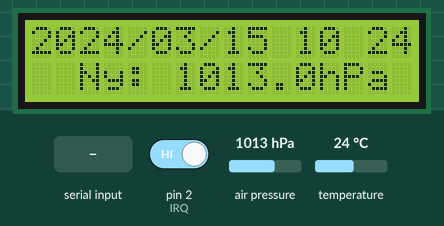
Simulated run of this sketch. Board: Arduino Uno, built with avr-gcc and run on an emulated ATmega328P. Shown: 16×2 character LCD. The inputs (shaded band) are chosen by the test bench; at power-on: air pressure 1013 hPa, pin 2 (IRQ) HIGH, temperature 24 °C. The local clock reads 2024-03-15 10:24:30 at power-on unless the sketch sets it; what the sketch prints to the serial monitor is not drawn.

Above: at 1.2 s.
1.3 s: air pressure set to 952 hPa
At 3.4 s:
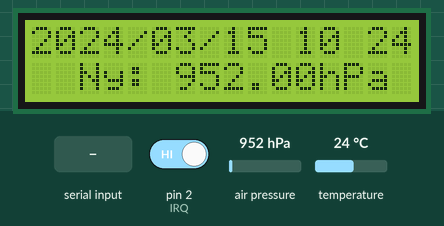
3.5 s: pin 2 (IRQ) driven LOW
5.0 s: pin 2 (IRQ) driven HIGH
At 6.8 s:
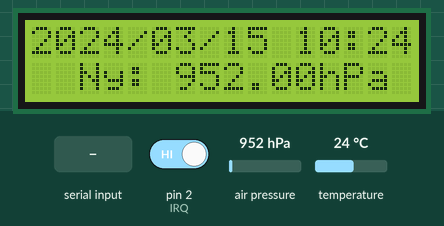
7.6 s: air pressure set to 1000 hPa
At 8.4 s:
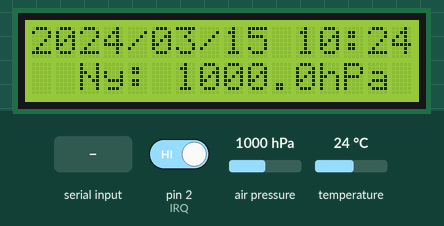
10.6 s: air pressure set to 1025 hPa
At 11.4 s:
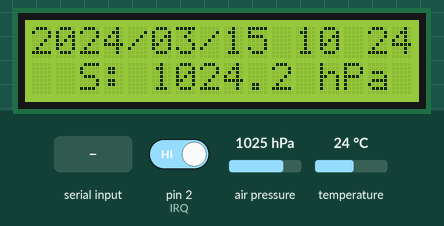
12.6 s: "90,45\n" received over Serial
Timing chart, 0 to 15.6 s (numbered marks = the images above; inputs shaded):
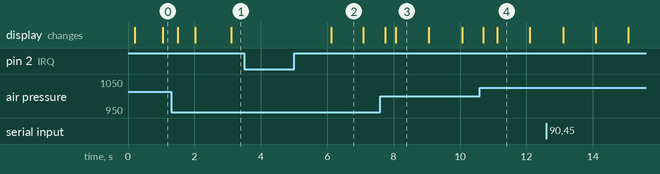

Measured:
- after the input at 1.3 s, the display: changes after 0.19 s (image 1)
- after the input at 3.5 s, every drawn part: stays the same
- after the input at 5.0 s, the display: changes after 1.1 s (image 2)
- after the input at 10.6 s, the display: first changes after 0.10 s (image 4 shows a later state)
- what the display in image 2 shows lasts 1.0 s, from 6.1 s to 7.1 s

The sketch:

wirless_nodeU.ino
```cpp
#include <Wire.h>
#include <LCD.h>
#include <LiquidCrystal_I2C.h>
#include "RTClib.h"
#include <Adafruit_BMP085.h>

// This headers for SPI connection to the wireless connction with NRF24L01
#include <SPI.h>
#include <Mirf.h>
#include <nRF24L01.h>
#include <MirfHardwareSpiDriver.h>

// Defining LCD pins
#define keyboard 0x21
#define I2C_ADDR    0x27
#define BACKLIGHT_PIN  3
#define En_pin  2
#define Rw_pin  1
#define Rs_pin  0
#define D4_pin  4
#define D5_pin  5
#define D6_pin  6
#define D7_pin  7
#define  LED_OFF  0
#define  LED_ON  1

// LCD display connection
LiquidCrystal_I2C  lcd(I2C_ADDR,En_pin,Rw_pin,Rs_pin,D4_pin,D5_pin,D6_pin,D7_pin);

// RTC settings
RTC_DS1307 RTC;

// BMP085
Adafruit_BMP085 bmp;

#define IRQ 2
/******************** Timer values *****************/

unsigned long      alarmTimer              = 0;
unsigned long      tmpTimer                = 0;
unsigned long      time                    = 0;
unsigned long      timeOut                 = 0;
unsigned long      clearTime               = 0;
unsigned long      clearPrevTime           = 0;

/************************* Flags *******************/

boolean             dataRec                = false;      // nincs hasznalatban
boolean             handShake              = false;      // kommunikacio szinkron flag
boolean             commComp               = false;
boolean             dataFlag               = false;
boolean             relayFlag              = false;
boolean             sendFlag               = false;
boolean             serialDataFlag         = false;
boolean             NotInASec              = true;

/*********************** Declaration of parameters ********************/

char                commandChar;
char                relayComChar;
char                command[16]            = "";
char                test[16]               = "data";
char                dataChar[5]            = "data";
char                relayChar[6]           = "relay";
volatile char       trueChar[5]            = "TRUE";
volatile char       falseChar[6]           = "FALSE";
volatile char       empty                  = ' ';

int                 j, k, s              = 0;         // for ciklus valtozoja
int                 relayComPin          = 0;
byte                cycleVar             = 0;

float               dhtTemp              = 0;
float               dhtHum               = 0;
int                 val                  = 0;
float               light                = 0;
long                bmpPres              = 0;
float               bmpPreshPa           = 0;

float               dhtFah               = 0;
float               bmpTemp              = 0;
float               bmpSeaLev            = 0;
float               bmpRealAlt           = 0;
byte                relayBuff              = B00000000; // kimeno rele vezerlo adatbajt

DateTime            now;
int                 hours                  = 0;
int                 minutes                = 0;
int                 seconds                = 0;
unsigned long       mills                  = 0;
unsigned long       subtract               = 0;
/******************** Communication of nodes ***********************/

byte                devID                  = B00000101;
byte                commandWl              = B00000000;
byte                receiveCommand         = B00000000;
byte                receiveID              = B00000000;

/******************* Buffers for the transreceiver *****************/
float               txbuff[16];                        // kuldesre varo adatok tombje
float               rxbuff[16];                        // bejovo adatok tombje

/************************** Setup *******************************/
void setup()  {
  pinMode(IRQ, INPUT);
  Wire.begin();
  Serial.begin(9600);
  lcdInit();
  rtcInit();
  mirfInit();
  bmpInit();
  attachInterrupt(0, voidResponse, LOW);
}

/************************** Loop *******************************/
void loop(){
  voidRTC();
  voidLCDData();
  //voidProcess();
  voidBMP085Value();
  voidSerialData();
  if (commComp) {
    for ( k = 0; k < s; k++ ){
    Serial.print(command[k]);
    }
    Serial.println("");
    commandProc();
    commComp = false;
    s = 0;
  }
}

/******************* Initalizing BMP085 **********************/
void bmpInit(){
    if (!bmp.begin()) {
    Serial.println("Could not find a valid BMP085 sensor, check wiring!");
    while (1) {
    }
  }
}

/****************** Initalizing LCD screen ********************/
void lcdInit(){
  lcd.begin (16,2);
  lcd.setBacklightPin(BACKLIGHT_PIN,POSITIVE);
  lcd.setBacklight(LED_ON);
}

/******************** Initalizing RTC ************************/
void rtcInit(){
  RTC.begin();
  //RTC.adjust(DateTime(__DATE__, __TIME__));
}

/******************* Initalizing MiRF ************************/
void mirfInit(){
  Mirf.payload = 32;
  Mirf.channel = 82;
  Mirf.csnPin = 14;
  Mirf.cePin = 15;
  Mirf.spi = &MirfHardwareSpi;
  Mirf.init();
  Mirf.setRADDR((byte *)"node2");
  Mirf.setTADDR((byte *)"serwl");
  Mirf.config();
}

/******************** Function for sending packet ********************/
void voidPacketSend(){
    txbuff[0] = devID;
    txbuff[1] = commandWl;
    txbuff[2] = 0;
    txbuff[3] = 0;
    txbuff[4] = 0;
    txbuff[5] = 0;
    txbuff[6] = 0;
    txbuff[7] = 0;
    Mirf.send((byte *)&txbuff);
    while(Mirf.isSending()){
    }
}

/****************** Filling up server data *******************/
void voidGetPacket(){
  if (Mirf.dataReady() == true){
    Mirf.getData((byte *) &rxbuff);
  }
}

/********************** Response ***********************/
void voidResponse(){
  voidGetPacket();
  voidPacketSend();
  dataRec = true;
}

/******************* Processing data *******************/
void voidProcess(){
  receiveID = rxbuff[0];
  receiveCommand = rxbuff[1];
  dhtTemp = rxbuff[2];
  dhtHum = rxbuff[3];
  bmpTemp = rxbuff[4];
  bmpPreshPa = rxbuff[5];
  val = rxbuff[6];
  //light =  val / 10.24;
}

/********************* BMP085 Value **************************/
void voidBMP085Value(){
  bmpTemp = bmp.readTemperature();
  bmpPres = bmp.readPressure();
  bmpPreshPa = (float)bmpPres / 100;
  bmpRealAlt = bmp.readAltitude(102425);
  bmpSeaLev = ((float)bmp.readSealevelPressure(bmpRealAlt)) / 100 ;

  Serial.print("Temperature = ");
  Serial.print((float)bmpTemp, 2);
  Serial.println(" *C");
  Serial.print("Pressure = ");
  Serial.print(bmpPres, DEC);
  Serial.println(" Pa");
  Serial.print("Sea level = ");
  Serial.print(bmpSeaLev, 2);
  Serial.println(" hPa");
  Serial.print("Real altitude = ");
  Serial.print((float)bmpRealAlt, 2);
  Serial.println(" meters");
  Serial.println("\n");
}

/********************* Actual time *********************/
void voidRTC(){
  now = RTC.now();

  lcd.setCursor(0,0);
  lcd.print(now.year(), DEC);

  lcd.setCursor(4,0);
  lcd.print("/");

  if ( now.month() < 10 ){
    lcd.setCursor(5,0);
    lcd.print(0, DEC);
    lcd.setCursor(6,0);
    lcd.print(now.month(), DEC);
  }
  else {
    lcd.setCursor(5,0);
    lcd.print(now.month(), DEC);
  }

  lcd.setCursor(7,0);
  lcd.print("/");

  if ( now.day() < 10 ){
    lcd.setCursor(8,0);
    lcd.print(0, DEC);
    lcd.setCursor(9,0);
    lcd.print(now.day(), DEC);
  }
  else {
    lcd.setCursor(8,0);
    lcd.print(now.day(), DEC);
  }

  if ( now.hour() < 10 ){
    lcd.setCursor(11,0);
    lcd.print(0, DEC);
    lcd.setCursor(12,0);
    lcd.print(now.hour(), DEC);
  }
  else {
    lcd.setCursor(11,0);
    lcd.print(now.hour(), DEC);
  }


  if (( now.second() % 2 ) == 0 ){
    lcd.setCursor(13,0);
    lcd.print(":");
  }
  else{
    lcd.setCursor(13,0);
    lcd.print(" ");
  }

  if ( now.minute() < 10 ){
    lcd.setCursor(14,0);
    lcd.print(0, DEC);
    lcd.setCursor(15,0);
    lcd.print(now.minute(), DEC);
  }
  else {
    lcd.setCursor(14,0);
    lcd.print(now.minute(), DEC);
  }

  //lcd.print(":");
  //lcd.print(now.second(), DEC);

  /*if(now.second()!=seconds){
   * lcd.clear();
   * seconds=now.second();
  }*/
}

/******************************** Datas on LCD ***************************/
void voidLCDData(){
  //if ( val <= 40 ) lcd.setBacklight(LED_ON);
  //if ( val > 45 ) lcd.setBacklight(LED_OFF);
  if ((( now.second() == 0 ) || ( now.second() == 10 ) || ( now.second() == 20 ) ||
       ( now.second() == 30 ) || ( now.second() == 40 ) || ( now.second() == 50 )) && NotInASec){
       cycleVar++;
       clearScreen();
       NotInASec = false;
       }
  if ((( now.second() != 0 ) && ( now.second() != 10 ) && ( now.second() != 20 ) &&
       ( now.second() != 30 ) && ( now.second() != 40 ) && ( now.second() != 50 )) && !NotInASec){
       NotInASec = true;
       }

  switch (cycleVar){
    case 0:
      lcd.setCursor(3,1);
      lcd.print("H: ");
      lcd.setCursor(6,1);
      lcd.print(bmpTemp,1);
      lcd.setCursor(11,1);
      lcd.print("C");
      break;
    case 1:
      lcd.setCursor(2,1);
      lcd.print("Ny:");
      lcd.setCursor(6,1);
      lcd.print(bmpPreshPa, 1);
      lcd.setCursor(12,1);
      lcd.print("hPa");
      break;
    case 2:
      lcd.setCursor(2,1);
      lcd.print("S: ");
      lcd.setCursor(5,1);
      lcd.print(bmpSeaLev, 1);
      lcd.setCursor(11,1);
      lcd.print(" hPa");
      break;
    case 3:
      lcd.setCursor(3,1);
      lcd.print("A: ");
      lcd.setCursor(6,1);
      lcd.print(bmpRealAlt, 1);
      lcd.setCursor(11,1);
      lcd.print(" m");
      break;
    default:
      cycleVar = 0;
  }

  /*if ( now.second() >= 0 && now.second() < 10 ){
    lcd.setCursor(3,1);
    lcd.print("H: ");
    lcd.setCursor(6,1);
    lcd.print(bmpTemp,1);
    lcd.setCursor(11,1);
    lcd.print("C");
  }
  if ( now.second() >= 10 && now.second() < 20 ){
    lcd.setCursor(2,1);
    lcd.print("Ny:");
    lcd.setCursor(6,1);
    lcd.print(bmpPreshPa, 1);
    lcd.setCursor(11,1);
    lcd.print("kPa");
  }
  if ( now.second() > 20 && now.second() < 30 ){
    lcd.setCursor(3,1);
    lcd.print("S: ");
    lcd.setCursor(6,1);
    lcd.print(bmpSeaLev);
    lcd.setCursor(12,1);
    lcd.print(" m");
  }
  if ( now.second() > 30 && now.second() < 40 ){
    lcd.setCursor(3,1);
    lcd.print("A: ");
    lcd.setCursor(6,1);
    lcd.print(bmpRealAlt, 1);
    lcd.setCursor(11,1);
    lcd.print(" m");
  }
  if ( now.second() > 40 && now.second() < 50 ){
    lcd.setCursor(3,1);
    lcd.print("H: ");
    lcd.setCursor(6,1);
    lcd.print(bmpTemp, 1);
    lcd.setCursor(11,1);
    lcd.print("C");
  }
  if ( now.second() == 44 ){
    lcd.setCursor(0,1);
    lcd.print("F: ");
    lcd.setCursor(3,1);
    lcd.print(val, DEC);

    lcd.setCursor(0,);
    lcd.print("P: ");
    lcd.setCursor(3,1);
    lcd.print(val, DEC);
  }
  if ( now.second() == 59 ){
    lcd.setCursor(0,1);
    lcd.print("F: ");
    lcd.setCursor(3,1);
    lcd.print(val, DEC);

    lcd.setCursor(0,);
    lcd.print("P: ");
    lcd.setCursor(3,1);
    lcd.print(val, DEC);
  }*/
}

/*************************** SerialEvent *********************/
void serialEvent() {
  while (Serial.available()) {
    // get the new byte:
    char commandChar = (char)Serial.read();
    // add it to the inputString:
    command[s] = commandChar;
    s++;
    // if the incoming character is a newline, set a flag
    // so the main loop can do something about it:
    if (commandChar == '\n') {
      commComp = true;
    }
  }
}

/************************ Commands *************************/
void commandProc(){
  //Serial.println("teszteles jelleggel/ sajnos csak igy mukodik");
  //Serial.println(&test[0]);
  //Serial.println("dataChar[]");
  //Serial.println(&dataChar[0]);
  //Serial.println("relayChar[]");
  //Serial.println(&relayChar[0]);
  if ( (command[0] == dataChar[0]) && (command[1] == dataChar[1]) && (command[2] == dataChar[2]) && (command[3] == dataChar[3])) {
    dataFlag = true;
    Serial.println("data parancs fogadva");
  }
  else {
    dataFlag = false;
    Serial.println("nem data parancs");
  }
  if (( dataFlag == true ) && ( serialDataFlag == false )) serialDataFlag = true;
  if (( dataFlag == false ) && ( serialDataFlag == true )) serialDataFlag = false;
  if ( command[0] == relayChar[0] && command[1] == relayChar[1] && command[2] == relayChar[2] && command[3] == relayChar[3] && command[4] == relayChar[4] ) {
    relayFlag = true;
    Serial.println("relay parancs fogadva");
  }
  else {
    relayFlag = false;
    Serial.println("nem relay parancs");
  }
  if ( relayFlag == true ){
    relayComPin = atoi(&command[6]) - 1;
    Serial.print("Vezerelt rele szama: ");
    Serial.println(relayComPin, DEC);
    if ( command[10] == trueChar[0]  && command[11] == trueChar[1] && command[12] == trueChar[2] && command[13] == trueChar[3] ){
      Serial.print("Allapota: ");
      Serial.println("Bekapcsolva");
      bitSet(relayBuff, relayComPin);
      Serial.println(relayBuff, BIN);
    }
    if ( command[10] == falseChar[0]  && command[11] == falseChar[1] && command[12] == falseChar[2] && command[13] == falseChar[3] && command[14] == falseChar[4] ){
      Serial.print("Allapota: ");
      Serial.println("Kikapcsolva");
      bitClear(relayBuff, relayComPin);
      Serial.println(relayBuff, BIN);
    }
  }
}

/******************************************- Serial data ************************************/
void voidSerialData(){
  if ( serialDataFlag == true && dataRec == true){
    Serial.print("Fenyero: ");
    Serial.print(light, DEC);
    Serial.println(" %");
    Serial.print("Paratartalom: ");
    Serial.print(dhtHum, DEC);
    Serial.println(" %");
    Serial.print("Homerseklet: ");
    Serial.print(dhtTemp, DEC);
    Serial.println(" C");
    Serial.print("Legnyomas: ");
    Serial.print(bmpPreshPa, DEC);
    Serial.println(" hPa");
    dataRec = false;
  }
}
/************************ Clear the screen ************************/
void clearScreen(){
   lcd.setCursor(0,1);
   lcd.print("                ");
}
```
